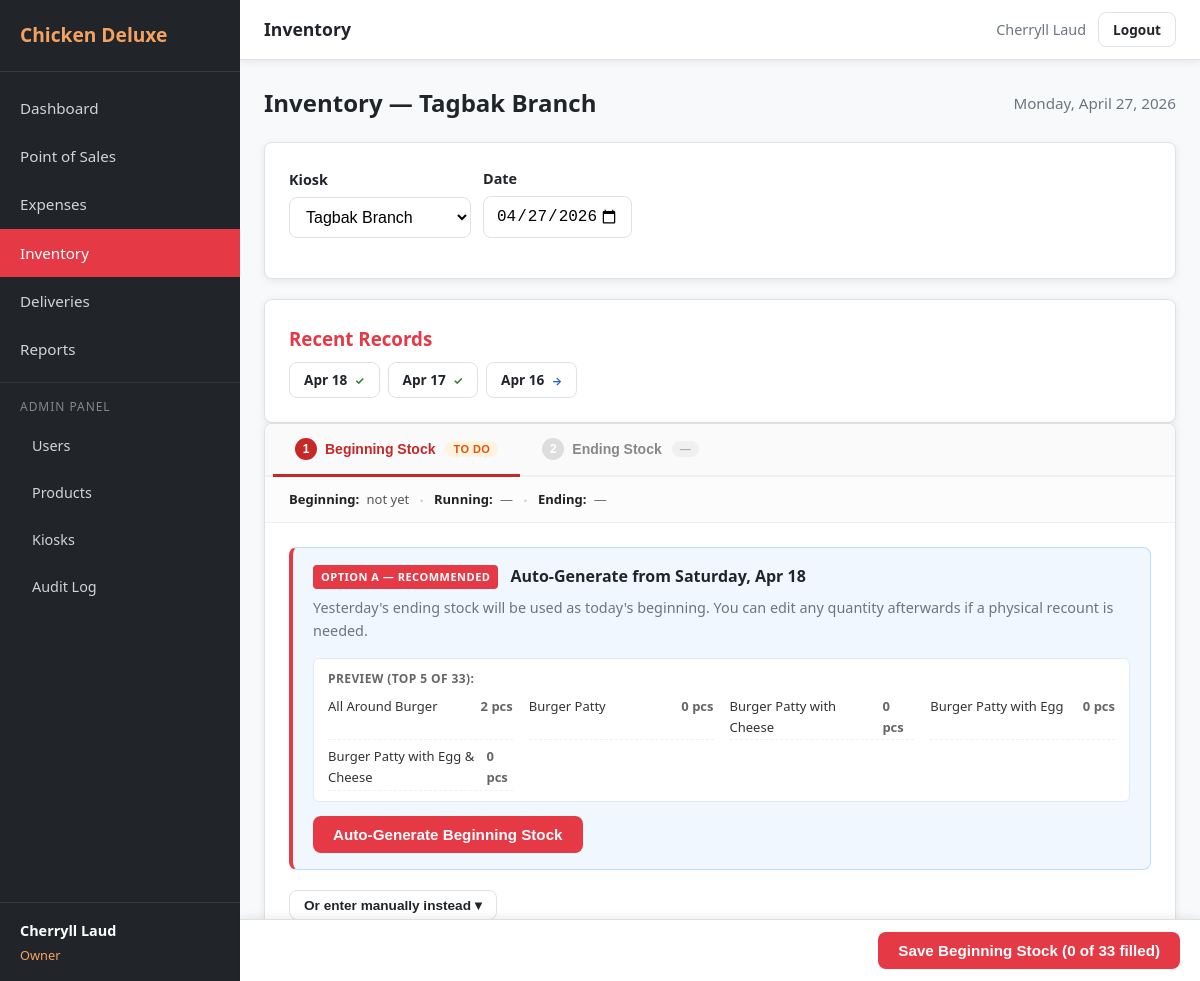
Page /inventory (signed in) on the committed database.
### tables this page shows
CREATE TABLE `kiosk` (
  `Kiosk_ID` int(11) NOT NULL AUTO_INCREMENT,
  `Name` varchar(100) NOT NULL,
  `Location` varchar(255) NOT NULL,
  `Active` tinyint(1) NOT NULL DEFAULT 1,
  `Created_at` datetime NOT NULL DEFAULT current_timestamp(),
  PRIMARY KEY (`Kiosk_ID`)
);

CREATE TABLE `inventory_snapshot` (
  `Inventory_ID` int(11) NOT NULL AUTO_INCREMENT,
  `Kiosk_ID` int(11) NOT NULL,
  `Product_ID` int(11) NOT NULL,
  `User_ID` int(11) NOT NULL,
  `Locked_status` tinyint(1) NOT NULL DEFAULT 0,
  `Snapshot_date` date NOT NULL,
  `Snapshot_type` enum('beginning','ending') NOT NULL,
  `Quantity` int(11) NOT NULL DEFAULT 0,
  `Recorded_at` datetime NOT NULL DEFAULT current_timestamp(),
  PRIMARY KEY (`Inventory_ID`),
  UNIQUE KEY `uq_snapshot` (`Kiosk_ID`,`Product_ID`,`Snapshot_date`,`Snapshot_type`),
  KEY `Product_ID` (`Product_ID`),
  KEY `User_ID` (`User_ID`),
  CONSTRAINT `inventory_snapshot_ibfk_1` FOREIGN KEY (`Kiosk_ID`) REFERENCES `kiosk` (`Kiosk_ID`),
  CONSTRAINT `inventory_snapshot_ibfk_2` FOREIGN KEY (`Product_ID`) REFERENCES `product` (`Product_ID`),
  CONSTRAINT `inventory_snapshot_ibfk_3` FOREIGN KEY (`User_ID`) REFERENCES `user` (`User_ID`)
);

CREATE TABLE `product` (
  `Product_ID` int(11) NOT NULL AUTO_INCREMENT,
  `Category_ID` int(11) NOT NULL,
  `Name` varchar(100) NOT NULL,
  `Unit` varchar(30) NOT NULL DEFAULT 'pcs',
  `Price` decimal(10,2) NOT NULL DEFAULT 0.00,
  `Active` tinyint(1) NOT NULL DEFAULT 1,
  `Created_at` datetime NOT NULL DEFAULT current_timestamp(),
  PRIMARY KEY (`Product_ID`),
  KEY `Category_ID` (`Category_ID`),
  CONSTRAINT `product_ibfk_1` FOREIGN KEY (`Category_ID`) REFERENCES `category` (`Category_ID`)
);

### views/inventory/index.php (the view, shortened to what the rows shown need)
<?php
    $staff_locked = Auth::isStaff();
    $has_running = $has_beginning && !$has_ending && !empty($running_inventory ?? []);
    if ($has_ending) {
        $active_step = 'ending';
    } elseif ($has_beginning) {
        $active_step = $has_running ? 'running' : 'ending';
    } else {
        $active_step = 'beginning';
    }
?>
<section class="inventory">
    <div class="section-header">
        <h2>Inventory — <?= htmlspecialchars($kiosk['Name'] ?? 'Unknown') ?></h2>
        <span class="date-display"><?= date('l, F j, Y', strtotime($date)) ?></span>
    </div>
    <div class="card inventory-step-wrapper">
        <div class="inventory-step-panel <?= $active_step === 'beginning' ? 'active' : '' ?>"
             id="step-beginning" role="tabpanel">
        <?php if ($has_beginning): ?>
            <?php
                $beginning_grouped = [];
                foreach ($beginning as $row) {
                    $beginning_grouped[$row['Category_Name']][] = $row;
                }
            ?>
            <div class="inventory-saved-view">
                <div class="inventory-tabs" role="tablist">
                    <?php $first = true; foreach ($beginning_grouped as $category => $items): ?>
                        <button type="button"
                                class="inventory-tab<?= $first ? ' active' : '' ?>"
                                data-category="<?= htmlspecialchars($category) ?>"
                                role="tab">
                            <span class="inventory-tab-name"><?= htmlspecialchars($category) ?></span>
                            <span class="inventory-tab-meta">(<?= count($items) ?>)</span>
                        </button>
                    <?php $first = false; endforeach; ?>
                </div>
                <?php $first = true; foreach ($beginning_grouped as $category => $items): ?>
                    <div class="inventory-tab-panel<?= $first ? ' active' : '' ?>"
                         data-category="<?= htmlspecialchars($category) ?>" role="tabpanel">
                        <?php foreach ($items as $row): ?>
                            <?php $show_locked = $staff_locked || $row['Locked_status']; ?>
                            <div class="inventory-product-row">
                                <div class="inventory-product-name"><?= htmlspecialchars($row['Product_Name']) ?></div>
                                <div class="inventory-product-unit"><?= htmlspecialchars($row['Unit']) ?></div>
                                <div class="inventory-saved-qty"><?= $row['Quantity'] ?></div>
                                <div class="inventory-saved-status">
                                    <span class="badge <?= $show_locked ? 'badge-locked' : 'badge-active' ?>">
                                        <?= $show_locked ? 'Locked' : 'Open' ?>
                                    </span>
                                </div>
                                <?php if (Auth::isOwner()): ?>
                                    <div class="inventory-saved-action">
                                        <?php if ($row['Locked_status']): ?>
                                            <form method="POST" action="<?= BASE_URL ?>/inventory/unlock" class="inline-form">
                                                <input type="hidden" name="csrf_token" value="<?= Auth::generateCsrf() ?>">
                                                <input type="hidden" name="inventory_id" value="<?= $row['Inventory_ID'] ?>">
                                                <input type="hidden" name="date" value="<?= $date ?>">
                                                <button type="button" class="btn btn-sm btn-outline"
                                                        onclick="showConfirmModal({
                                                            title: 'Unlock Record',
                                                            message: 'Are you sure you want to unlock this inventory record? This will allow editing of past data.',
                                                            confirmText: 'Yes, Unlock',
                                                            type: 'unlock',
                                                            onConfirm: () => this.closest('form').submit()
                                                        })">Unlock</button>
                                            </form>
                                        <?php else: ?>
                                            <span class="text-light">&mdash;</span>
                                        <?php endif; ?>
                                    </div>
                                <?php endif; ?>
                            </div>
                        <?php endforeach; ?>
                    </div>
                <?php $first = false; endforeach; ?>
            </div>
        <?php elseif ($is_today): ?>
            <?php if ($has_previous_ending): ?>
                <div class="perpetual-option perpetual-option-a">
                    <div class="perpetual-preview">
                        <ul class="perpetual-preview-list">
                            <?php foreach (array_slice($previous_ending, 0, 5) as $prev): ?>
                                <li>
                                    <span class="perpetual-preview-name"><?= htmlspecialchars($prev['Product_Name']) ?></span>
                                    <span class="perpetual-preview-qty"><?= (int) $prev['Quantity'] ?> <?= htmlspecialchars($prev['Unit']) ?></span>
                                </li>
                            <?php endforeach; ?>
                        </ul>
                    </div>
                </div>
            <?php endif; ?>
        <?php else: ?>
            <p class="text-light">No beginning stock recorded for this date.</p>
        <?php endif; ?>
        </div>
    </div>
</section>

### rows in the picture
kiosk: Name "Tagbak Branch"
inventory_snapshot: Product_ID.Name "All Around Burger", Quantity "2", Product_ID.Unit "pcs"
inventory_snapshot: Product_ID.Name "Burger Patty", Quantity "0", Product_ID.Unit "pcs"
inventory_snapshot: Product_ID.Name "Burger Patty with Cheese", Quantity "0", Product_ID.Unit "pcs"
inventory_snapshot: Product_ID.Name "Burger Patty with Egg", Quantity "0", Product_ID.Unit "pcs"
inventory_snapshot: Product_ID.Name "Burger Patty with Egg & Cheese", Quantity "0", Product_ID.Unit "pcs"

### other values in the picture
APP_NAME "Chicken Deluxe"
Auth::fullName() "Cherryll Laud"
ROLE_NAMES[Auth::roleId()] "Owner"
$page_title "Inventory"
date('l, F j, Y', strtotime($date)) "Monday, April 27, 2026"
date('M j', strtotime($record['Snapshot_date'])) "Apr 18"
$cf_icon "✓"
date('M j', strtotime($record['Snapshot_date'])) "Apr 17"
date('M j', strtotime($record['Snapshot_date'])) "Apr 16"
$cf_icon "→"
date('l, M j', strtotime($previous_date)) "Saturday, Apr 18"
count($previous_ending) "33"
$total_products "33"
form field kiosk_id "Tagbak Branch"
